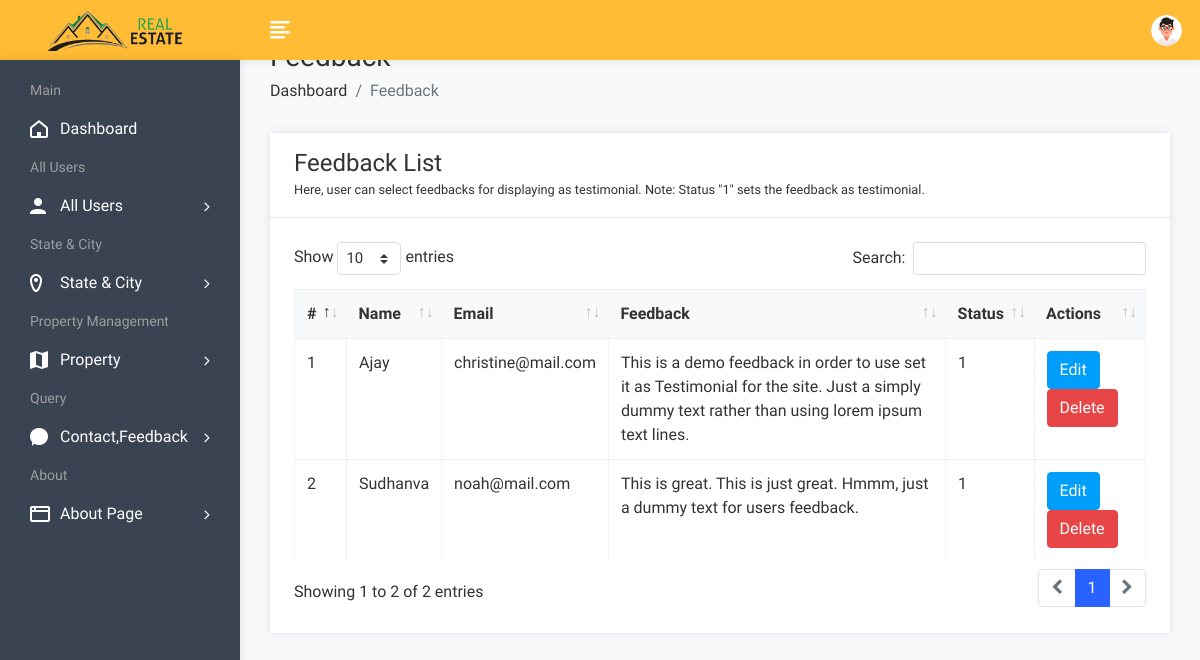
The app's page /admin/feedbackview.php (signed in) with its own data.
### tables this page shows
CREATE TABLE `feedback` (
  `fid` int(50) NOT NULL,
  `uid` int(50) NOT NULL,
  `fdescription` varchar(300) NOT NULL,
  `status` int(1) NOT NULL,
  `date` datetime NOT NULL DEFAULT CURRENT_TIMESTAMP
);

CREATE TABLE `user` (
  `uid` int(50) NOT NULL,
  `uname` varchar(100) NOT NULL,
  `uemail` varchar(100) NOT NULL,
  `uphone` varchar(20) NOT NULL,
  `upass` varchar(50) NOT NULL,
  `utype` varchar(50) NOT NULL,
  `uimage` varchar(300) NOT NULL
);

### admin/feedbackview.php (the view, shortened to what this page needs)
<!DOCTYPE html>
<html lang="en">
<head>
        <link rel="stylesheet" href="assets/css/bootstrap.min.css">
        <link rel="stylesheet" href="assets/css/font-awesome.min.css">
        <link rel="stylesheet" href="assets/css/feathericon.min.css">
		<link rel="stylesheet" href="assets/plugins/datatables/dataTables.bootstrap4.min.css">
		<link rel="stylesheet" href="assets/plugins/datatables/responsive.bootstrap4.min.css">
		<link rel="stylesheet" href="assets/plugins/datatables/select.bootstrap4.min.css">
		<link rel="stylesheet" href="assets/plugins/datatables/buttons.bootstrap4.min.css">
        <link rel="stylesheet" href="assets/css/style.css">
    </head>
    <body>
				<?php include("header.php"); ?>
            <div class="page-wrapper">
                <div class="content container-fluid">
					<div class="page-header">
						<div class="row">
							<div class="col">
								<h3 class="page-title">Feedback</h3>
								<ul class="breadcrumb">
									<li class="breadcrumb-item"><a href="dashboard.php">Dashboard</a></li>
									<li class="breadcrumb-item active">Feedback</li>
								</ul>
							</div>
						</div>
					</div>
					<div class="row">
						<div class="col-sm-12">
							<div class="card">
								<div class="card-header">
									<h4 class="card-title">Feedback List</h4>
									<small>Here, user can select feedbacks for displaying as testimonial. Note: Status "1" sets the feedback as testimonial.</small>
								</div>
								<div class="card-body">
									<table id="basic-datatable" class="table table-bordered table-hover">
                                            <thead>
                                                <tr>
                                                    <th>#</th>
                                                    <th>Name</th>
                                                    <th>Email</th>
                                                    <th>Feedback</th>
													<th>Status</th>
                                                    <th>Actions</th>
                                                </tr>
                                            </thead>
                                            <tbody>
											<?php
												$query=mysqli_query($con,"select feedback.*, user.* from feedback,user where feedback.uid=user.uid");
												$cnt=1;
												while($row=mysqli_fetch_array($query))
													{
											?>
                                                <tr>
                                                    <td><?php echo $cnt; ?></td>
                                                    <td><?php echo $row['uname']; ?></td>
                                                    <td><?php echo $row['uemail']; ?></td>
                                                    <td><?php echo $row['2']; ?></td>
                                                    <td><?php echo $row['3']; ?></td>
													<td><a href="feedbackedit.php?id=<?php echo $row['0']; ?>"><button class="btn btn-info">Edit</button></a>
                                                    <a href="feedbackdelete.php?id=<?php echo $row['0']; ?>"><button class="btn btn-danger">Delete</button></a></td>
                                                </tr>
                                                <?php
												$cnt=$cnt+1;
												}
												?>
                                            </tbody>
                                        </table>
								</div>
							</div>
						</div>
					</div>
				</div>
			</div>
    </body>
</html>

### records on screen
feedback: uid.uname "Ajay", uid.uemail "christine@mail.com", fdescription "This is a demo feedback in order to use set it as Testimonial for the site. Just a simply dummy text rather than using lorem ipsum text lines.", status "1"
feedback: uid.uname "Sudhanva", uid.uemail "noah@mail.com", fdescription "This is great. This is just great. Hmmm, just a dummy text for users feedback.", status "1"
